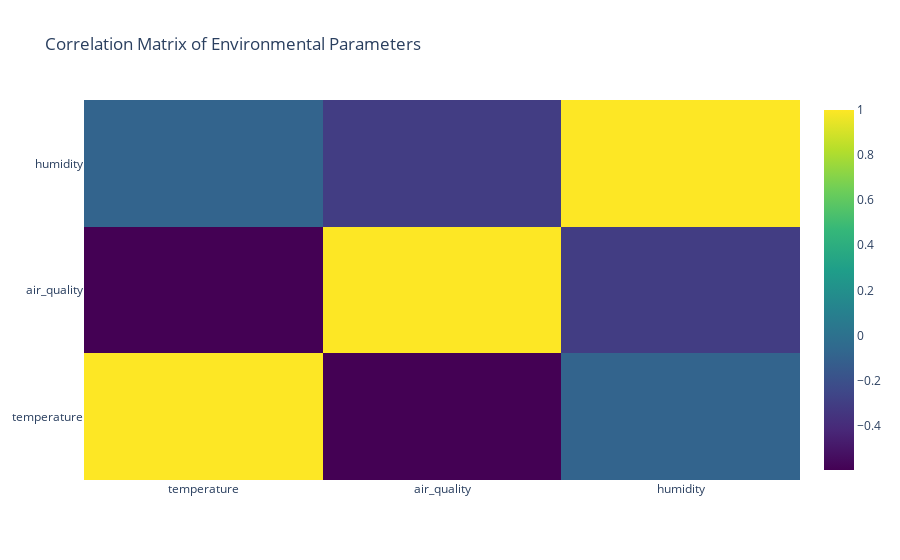

Write notebook code for a chart like this one.
### Markdown cell above
### Correlation Matrix

### Code cell
import plotly.graph_objects as go
import numpy as np

correlation_matrix = df[['temperature', 'air_quality', 'humidity']].corr()

fig_corr = go.Figure(data=go.Heatmap(
    z=correlation_matrix.values,
    x=correlation_matrix.columns,
    y=correlation_matrix.columns,
    colorscale='Viridis'
))

fig_corr.update_layout(title='Correlation Matrix of Environmental Parameters')
fig_corr.show()

### Figure 1 — Plotly figure (JSON) as saved in the notebook; plotly's stock layout.template omitted (floating-point values rounded to 4 significant figures)
{"data": [{"colorscale": [[0, "#440154"], [0.1111, "#482878"], [0.2222, "#3e4989"], [0.3333, "#31688e"], [0.4444, "#26828e"], [0.5556, "#1f9e89"], [0.6667, "#35b779"], [0.7778, "#6ece58"], [0.8889, "#b5de2b"], [1, "#fde725"]], "type": "heatmap", "x": ["temperature", "air_quality", "humidity"], "y": ["temperature", "air_quality", "humidity"], "z": [[1, -0.597, -0.08737], [-0.597, 1, -0.305], [-0.08737, -0.305, 1]]}], "layout": {"title": {"text": "Correlation Matrix of Environmental Parameters"}}}
